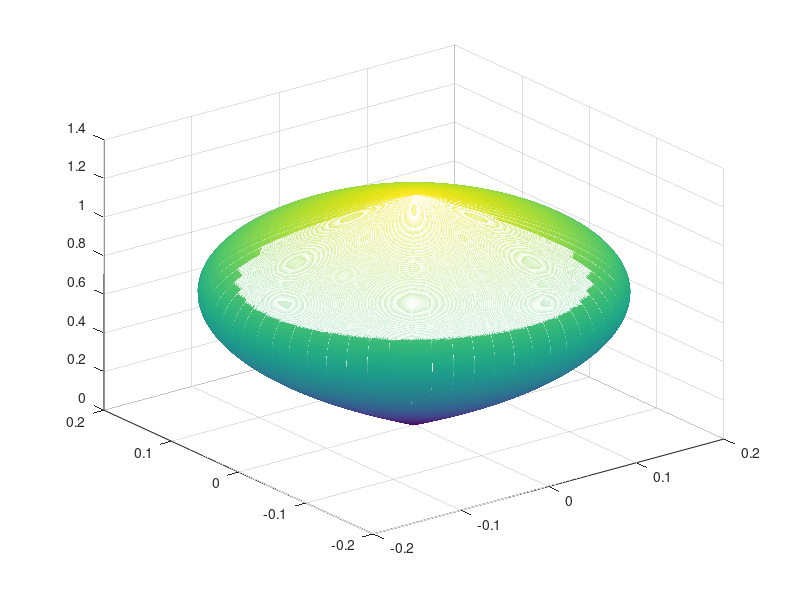

The MATLAB script that drew this image: (Note: this script raises an error after producing the figure.)
function [ ] = number2()



%UNTITLED Summary of this function goes here
% Detailed explanation goes here
t = 0:0.001:2^0.25;





z =(1/sqrt(11))*abs(t.^3-sqrt(2)*t);% верх часть тора
alpha=-pi:0.1:pi+0.1;
x =((cos(alpha))').*z;
y =((sin(alpha))').*z;
t = kron(ones(length(alpha),1),t);




mesh(x, y, t);



syms x;
d1(x) = diff(fnum2(x), 1);
val(x) = sqrt(1 + d1(x).^2);
val(x) = val(x) * r(x);
val = matlabFunction(val);
P1 = 2*pi*integral(val, 0, 2.^0.25);
fprintf("%f\n", P1);
% 
% 
% 
% hold on
% axis equal;
% %%%%%%%%%%
% t2=a:0.1:b;
% z2=3-sqrt(1-t.^2);% нижняя часть тора
% 
% 
% 
% 
% alpha =- pi:0.1:pi+0.1;
% x2=((cos(alpha))').*z2;
% y2=((sin(alpha))').*z2;
% t2=kron(ones(length(alpha),1),t2);
% 
% 
% 
% 
% syms x;
% d2(x) = diff(f2(x), 1);
% val2(x) = sqrt(1 + d2(x).^2);
% val2(x) = val2(x) * f2(x);
% val2 = matlabFunction(val2);
% P2 = 2*pi*integral(val2, -1, 1);
% fprintf("%f\n", P2);
% 
% 
% 
% fprintf("Final ans = %f", P1 + P2);
% 
% 
% 
% mesh(x2,y2,t2);
end